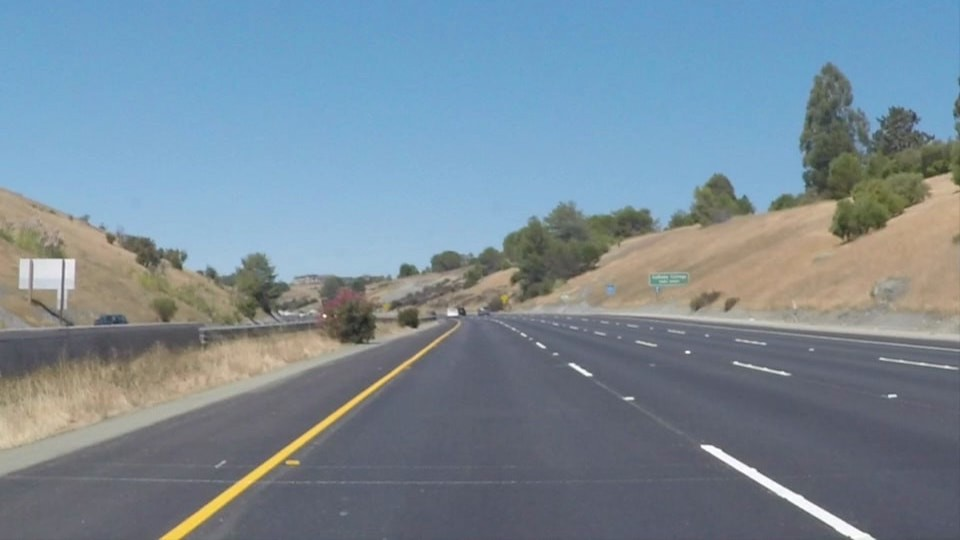
#> input picture Robotics, AI and data science Department Tasks/Task-Two/line.jpg, 960 x 540 px, found by its file name
$ jupyter execute Line_Tracking.ipynb
#> lines starting #> are read from the running program, lines starting #| are printed output that depends on the picture; after the words box and inside, x2 and y2 are one past the last pixel; in counts of white or black regions, pixels touching at a corner belong together
[cell 1]
import cv2
import numpy as np

image = cv2.imread('./data/line.jpg')
#> image is the input picture: shape (540, 960, 3); mean B, G, R 151.6, 138.6, 120.8
gray = cv2.cvtColor(image, cv2.COLOR_BGR2GRAY)
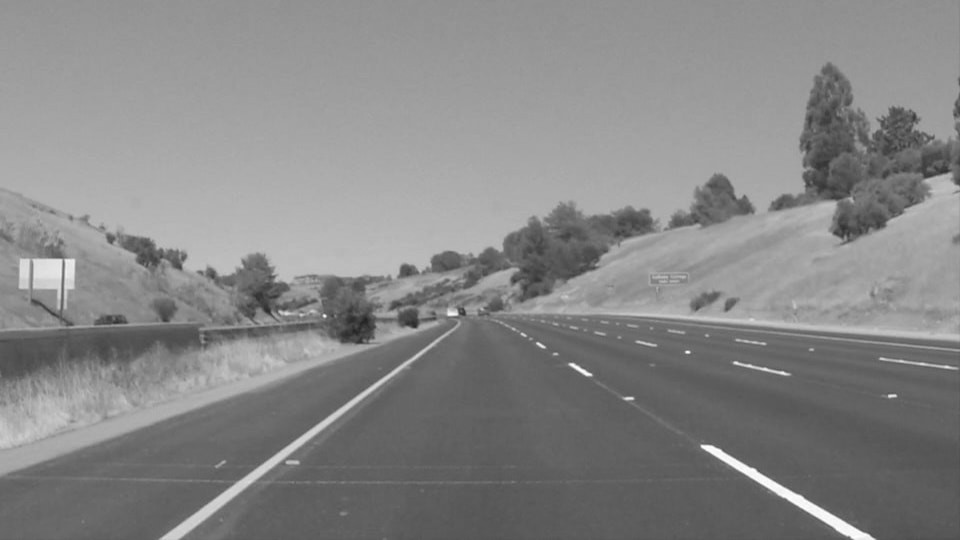
#> gray: shape (540, 960); min 33, max 255, mean 134.7
edges = cv2.Canny(gray, 50, 150)
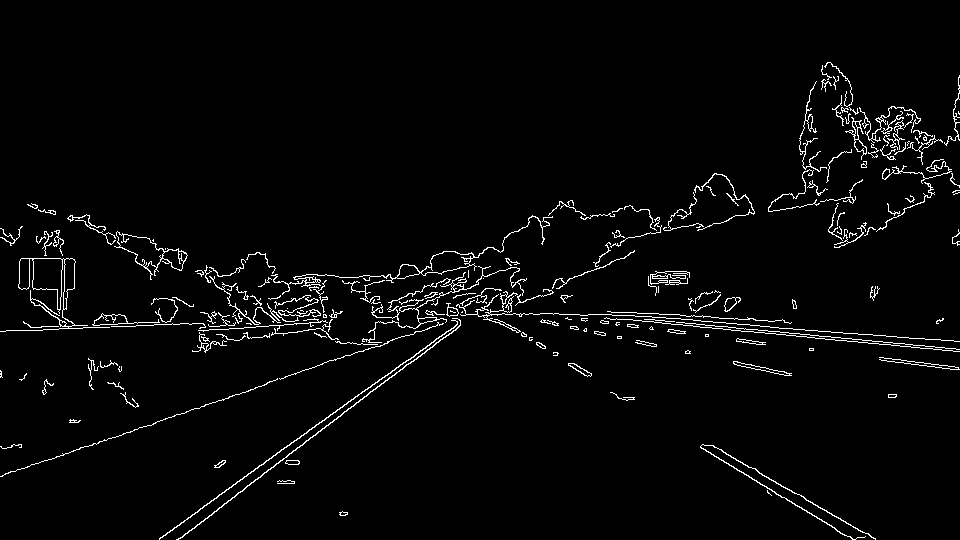
#> edges: shape (540, 960); 2.8% white in thin lines or dots, all inside (x1, y1, x2, y2) = (0, 62, 960, 540)

lines = cv2.HoughLinesP(edges, 1, np.pi / 180, threshold=100, minLineLength=50, maxLineGap=10)
#> lines = 51 rows, first 6: [159, 538, 348, 401], [238, 492, 460, 324], [646, 316, 874, 335], [0, 476, 264, 385], [810, 335, 955, 348], [250, 389, 484, 308]

if lines is not None:
    for line in lines:
        x1, y1, x2, y2 = line[0]
        cv2.line(image, (x1, y1), (x2, y2), (0, 0, 255), 3)
#> this loop made 51 passes
#> (x1, y1, x2, y2) on passes 1 to 12: (159, 538, 348, 401), (238, 492, 460, 324), (646, 316, 874, 335), (0, 476, 264, 385), (810, 335, 955, 348), (250, 389, 484, 308), (159, 539, 406, 360), (879, 359, 952, 369), (763, 332, 943, 350), (877, 343, 958, 351), (265, 280, 322, 286), (394, 375, 459, 326)
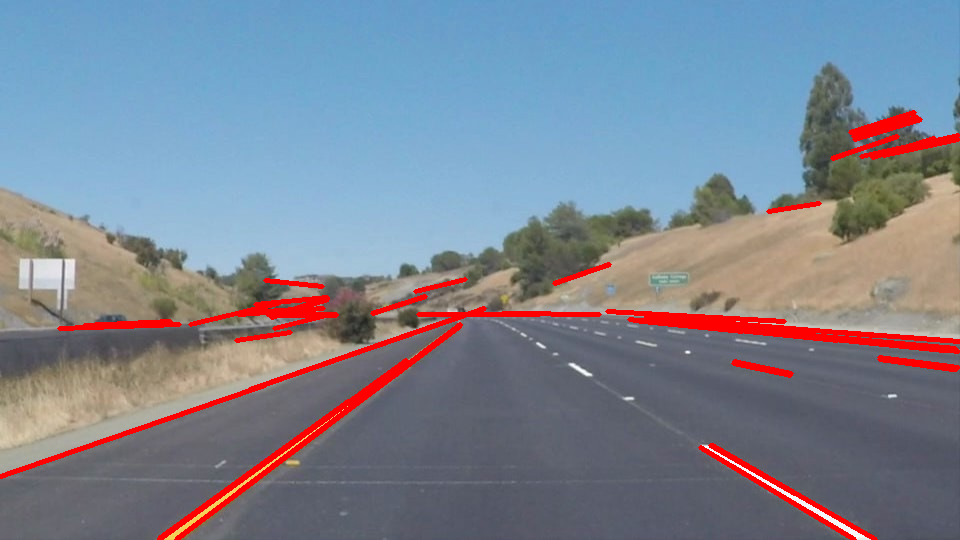
#> image: shape (540, 960, 3); 4.16% of pixels changed, all inside (x1, y1, x2, y2) = (0, 110, 960, 540)

output_path = './data/line_tracking_result.jpg'
cv2.imwrite(output_path, image)

cv2.imshow("Line Tracking", image)
cv2.waitKey(0)
cv2.destroyAllWindows()

print(f"Result saved as: {output_path}")
